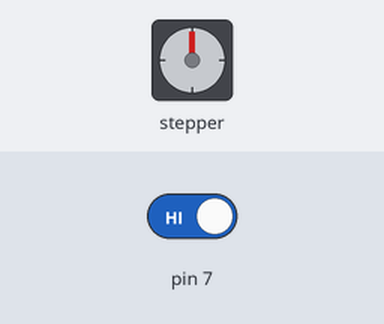
The sketch below on a simulated Arduino Uno, built with avr-gcc and run on an emulated ATmega328P. Shown: stepper motor. Inputs (shaded band) come from the test bench; at power-on: pin 7 HIGH. Stepper angles assume 2048 steps per turn.

Above: at 1.2 s.
1.3 s: pin 7 driven LOW
At 1.75 s:
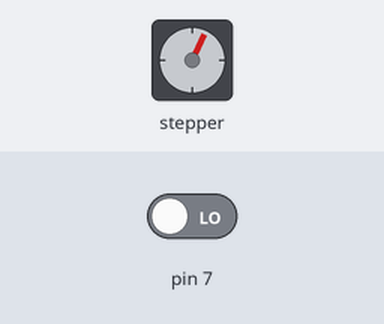
At 2.36 s:
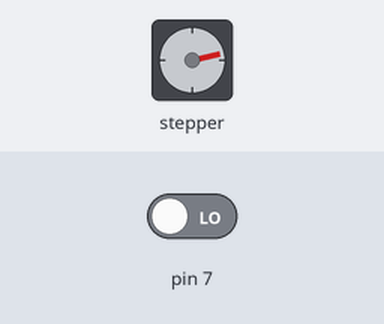
Timing chart, 0 to 16.3 s (numbered marks = the images above; inputs shaded):
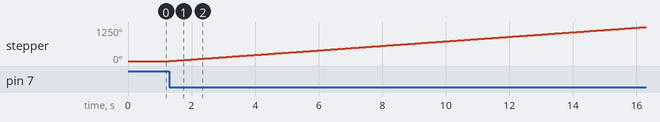

Measured:
- after the input at 1.3 s, stepper: keeps turning clockwise at about 83°/s, starting at once

The sketch:

HumanBody.ino
```cpp
#include <Stepper.h>
const int stepsPerRevolution = 2048;//2048한바퀴, 1024반바퀴
Stepper sep(stepsPerRevolution, 11, 10, 9, 8);// IN4, IN2, IN3, IN1

void setup() {
  pinMode(7, INPUT);
  sep.setSpeed(14);//모터속도
   Serial.begin(9600);
}

void loop() {
  int ss = digitalRead(7);
  if(ss == LOW){
       sep.step(stepsPerRevolution);

}else{

}
}
```
